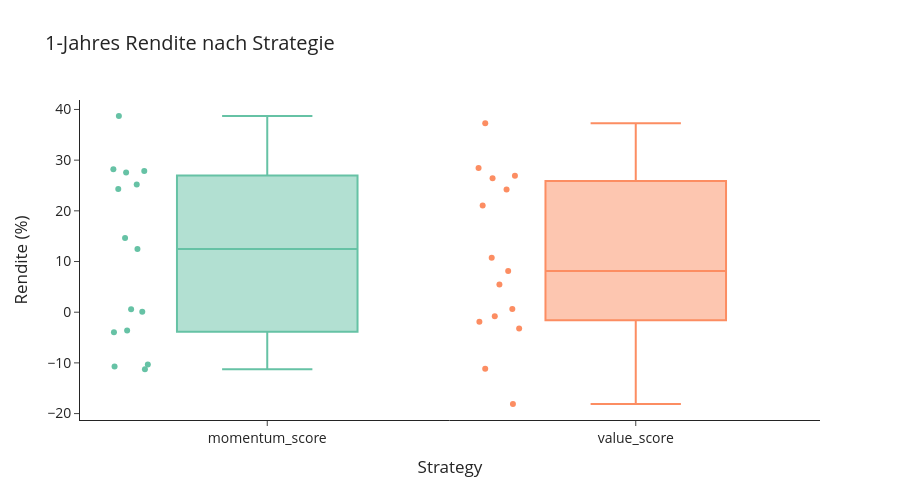
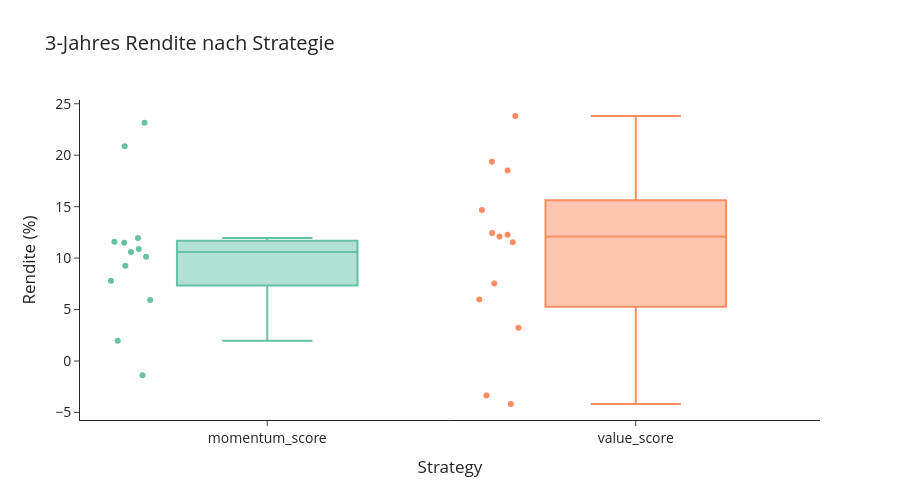
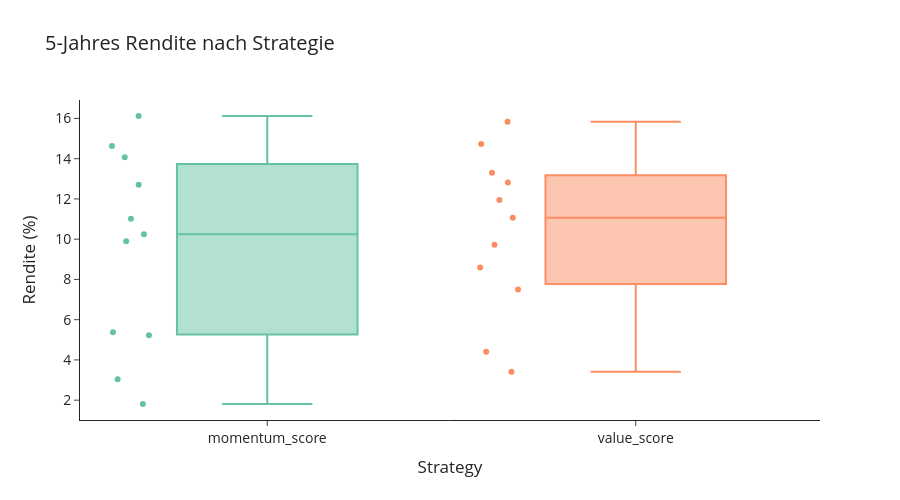

Notebook code cell kept with these figures, in order:
### Code cell
df["horizon"] = df["sellyear"] - df["buyyear"]

df = df[df["horizon"].isin([1,3,5])]

horizons = [1,3,5]

print(df.pivot_table(
    index="sellyear",
    columns=["strategy", "horizon"],
    values="rendite"
    ).describe().T)

for h in horizons:
    df_filtered = df[df["horizon"] == h]
    
    fig = px.box(
        df_filtered,
        x="strategy",
        y="rendite",
        title=f"{h}-Jahres Rendite nach Strategie ",
        color="strategy",  # sorgt für unterschiedliche Farben
        color_discrete_sequence=px.colors.qualitative.Set2,
        points="all" 
    )
    fig.update_yaxes(title="Rendite (%)")
    fig.update_xaxes(title="Strategy")



    fig.update_layout(
        width=900,
        height=500,
        title_font_size=20,
        font=dict(size=14),
        template="simple_white",
        showlegend=False
    )
   
    fig.show()

### Figure 1 — Plotly figure (JSON) as saved in the notebook; plotly's stock layout.template omitted (floating-point values rounded to 4 significant figures)
{"data": [{"alignmentgroup": "True", "boxpoints": "all", "hovertemplate": "strategy=%{x}<br>rendite=%{y}<extra></extra>", "legendgroup": "momentum_score", "marker": {"color": "rgb(102,194,165)"}, "name": "momentum_score", "notched": false, "offsetgroup": "momentum_score", "orientation": "v", "showlegend": true, "type": "box", "x": ["momentum_score", "momentum_score", "momentum_score", "momentum_score", "momentum_score", "momentum_score", "momentum_score", "momentum_score", "momentum_score", "momentum_score", "momentum_score", "momentum_score", "momentum_score", "momentum_score", "momentum_score"], "x0": " ", "xaxis": "x", "y": [-11.23, 27.58, 28.21, 0.1, -3.95, 24.29, 25.22, -10.69, 27.88, 14.62, 38.71, -10.3, 12.46, -3.59, 0.58], "y0": " ", "yaxis": "y"}, {"alignmentgroup": "True", "boxpoints": "all", "hovertemplate": "strategy=%{x}<br>rendite=%{y}<extra></extra>", "legendgroup": "value_score", "marker": {"color": "rgb(252,141,98)"}, "name": "value_score", "notched": false, "offsetgroup": "value_score", "orientation": "v", "showlegend": true, "type": "box", "x": ["value_score", "value_score", "value_score", "value_score", "value_score", "value_score", "value_score", "value_score", "value_score", "value_score", "value_score", "value_score", "value_score", "value_score", "value_score"], "x0": " ", "xaxis": "x", "y": [0.62, 26.43, 21.04, 5.46, -0.81, 26.94, 28.46, -11.15, 24.23, 8.14, 37.29, -3.19, 10.74, -18.11, -1.86], "y0": " ", "yaxis": "y"}], "layout": {"boxmode": "overlay", "font": {"size": 14}, "height": 500, "legend": {"title": {"text": "strategy"}, "tracegroupgap": 0}, "showlegend": false, "title": {"font": {"size": 20}, "text": "1-Jahres Rendite nach Strategie "}, "width": 900, "xaxis": {"anchor": "y", "categoryarray": ["momentum_score", "value_score"], "categoryorder": "array", "domain": [0, 1], "title": {"text": "Strategy"}}, "yaxis": {"anchor": "x", "domain": [0, 1], "title": {"text": "Rendite (%)"}}}}

### Figure 2 — Plotly figure (JSON) as saved in the notebook; plotly's stock layout.template omitted (floating-point values rounded to 4 significant figures)
{"data": [{"alignmentgroup": "True", "boxpoints": "all", "hovertemplate": "strategy=%{x}<br>rendite=%{y}<extra></extra>", "legendgroup": "momentum_score", "marker": {"color": "rgb(102,194,165)"}, "name": "momentum_score", "notched": false, "offsetgroup": "momentum_score", "orientation": "v", "showlegend": true, "type": "box", "x": ["momentum_score", "momentum_score", "momentum_score", "momentum_score", "momentum_score", "momentum_score", "momentum_score", "momentum_score", "momentum_score", "momentum_score", "momentum_score", "momentum_score", "momentum_score"], "x0": " ", "xaxis": "x", "y": [11.6, 20.86, 10.14, 1.97, 11.96, 9.25, 10.59, 11.49, 23.15, 5.93, 10.88, -1.38, 7.8], "y0": " ", "yaxis": "y"}, {"alignmentgroup": "True", "boxpoints": "all", "hovertemplate": "strategy=%{x}<br>rendite=%{y}<extra></extra>", "legendgroup": "value_score", "marker": {"color": "rgb(252,141,98)"}, "name": "value_score", "notched": false, "offsetgroup": "value_score", "orientation": "v", "showlegend": true, "type": "box", "x": ["value_score", "value_score", "value_score", "value_score", "value_score", "value_score", "value_score", "value_score", "value_score", "value_score", "value_score", "value_score", "value_score"], "x0": " ", "xaxis": "x", "y": [18.52, 19.36, 5.97, 3.22, 12.45, 12.09, 11.54, 7.52, 23.81, 12.26, 14.67, -3.36, -4.18], "y0": " ", "yaxis": "y"}], "layout": {"boxmode": "overlay", "font": {"size": 14}, "height": 500, "legend": {"title": {"text": "strategy"}, "tracegroupgap": 0}, "showlegend": false, "title": {"font": {"size": 20}, "text": "3-Jahres Rendite nach Strategie "}, "width": 900, "xaxis": {"anchor": "y", "categoryarray": ["momentum_score", "value_score"], "categoryorder": "array", "domain": [0, 1], "title": {"text": "Strategy"}}, "yaxis": {"anchor": "x", "domain": [0, 1], "title": {"text": "Rendite (%)"}}}}

### Figure 3 — Plotly figure (JSON) as saved in the notebook; plotly's stock layout.template omitted (floating-point values rounded to 4 significant figures)
{"data": [{"alignmentgroup": "True", "boxpoints": "all", "hovertemplate": "strategy=%{x}<br>rendite=%{y}<extra></extra>", "legendgroup": "momentum_score", "marker": {"color": "rgb(102,194,165)"}, "name": "momentum_score", "notched": false, "offsetgroup": "momentum_score", "orientation": "v", "showlegend": true, "type": "box", "x": ["momentum_score", "momentum_score", "momentum_score", "momentum_score", "momentum_score", "momentum_score", "momentum_score", "momentum_score", "momentum_score", "momentum_score", "momentum_score"], "x0": " ", "xaxis": "x", "y": [5.37, 14.07, 16.12, 1.81, 9.9, 12.71, 14.63, 10.24, 11.01, 5.23, 3.04], "y0": " ", "yaxis": "y"}, {"alignmentgroup": "True", "boxpoints": "all", "hovertemplate": "strategy=%{x}<br>rendite=%{y}<extra></extra>", "legendgroup": "value_score", "marker": {"color": "rgb(252,141,98)"}, "name": "value_score", "notched": false, "offsetgroup": "value_score", "orientation": "v", "showlegend": true, "type": "box", "x": ["value_score", "value_score", "value_score", "value_score", "value_score", "value_score", "value_score", "value_score", "value_score", "value_score", "value_score"], "x0": " ", "xaxis": "x", "y": [11.95, 12.81, 11.06, 3.41, 9.72, 14.73, 15.83, 8.59, 13.3, 4.4, 7.5], "y0": " ", "yaxis": "y"}], "layout": {"boxmode": "overlay", "font": {"size": 14}, "height": 500, "legend": {"title": {"text": "strategy"}, "tracegroupgap": 0}, "showlegend": false, "title": {"font": {"size": 20}, "text": "5-Jahres Rendite nach Strategie "}, "width": 900, "xaxis": {"anchor": "y", "categoryarray": ["momentum_score", "value_score"], "categoryorder": "array", "domain": [0, 1], "title": {"text": "Strategy"}}, "yaxis": {"anchor": "x", "domain": [0, 1], "title": {"text": "Rendite (%)"}}}}
